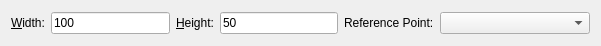
<?xml version="1.0" encoding="UTF-8"?>
<ui version="4.0">
 <class>LineRectangleSize</class>
 <widget class="QWidget" name="LineRectangleSize">
  <property name="geometry">
   <rect>
    <x>0</x>
    <y>0</y>
    <width>601</width>
    <height>46</height>
   </rect>
  </property>
  <layout class="QHBoxLayout">
   <item>
    <widget class="QLabel" name="labelAngle">
     <property name="text">
      <string>&amp;Width:</string>
     </property>
     <property name="buddy">
      <cstring>Width</cstring>
     </property>
    </widget>
   </item>
   <item>
    <widget class="RMathLineEdit" name="Width">
     <property name="text">
      <string notr="true">100</string>
     </property>
    </widget>
   </item>
   <item>
    <widget class="QLabel" name="labelLength">
     <property name="text">
      <string>&amp;Height:</string>
     </property>
     <property name="buddy">
      <cstring>Height</cstring>
     </property>
    </widget>
   </item>
   <item>
    <widget class="RMathLineEdit" name="Height">
     <property name="text">
      <string notr="true">50</string>
     </property>
    </widget>
   </item>
   <item>
    <widget class="QLabel" name="labelReferencePoint">
     <property name="text">
      <string>Reference Point:</string>
     </property>
    </widget>
   </item>
   <item>
    <widget class="QComboBox" name="ReferencePoint">
     <property name="minimumSize">
      <size>
       <width>150</width>
       <height>0</height>
      </size>
     </property>
     <property name="ForceSaveIndex" stdset="0">
      <bool>true</bool>
     </property>
    </widget>
   </item>
  </layout>
 </widget>
 <customwidgets>
  <customwidget>
   <class>RMathLineEdit</class>
   <extends>QLineEdit</extends>
   <header>RMathLineEdit.h</header>
  </customwidget>
 </customwidgets>
 <resources/>
 <connections/>
</ui>
